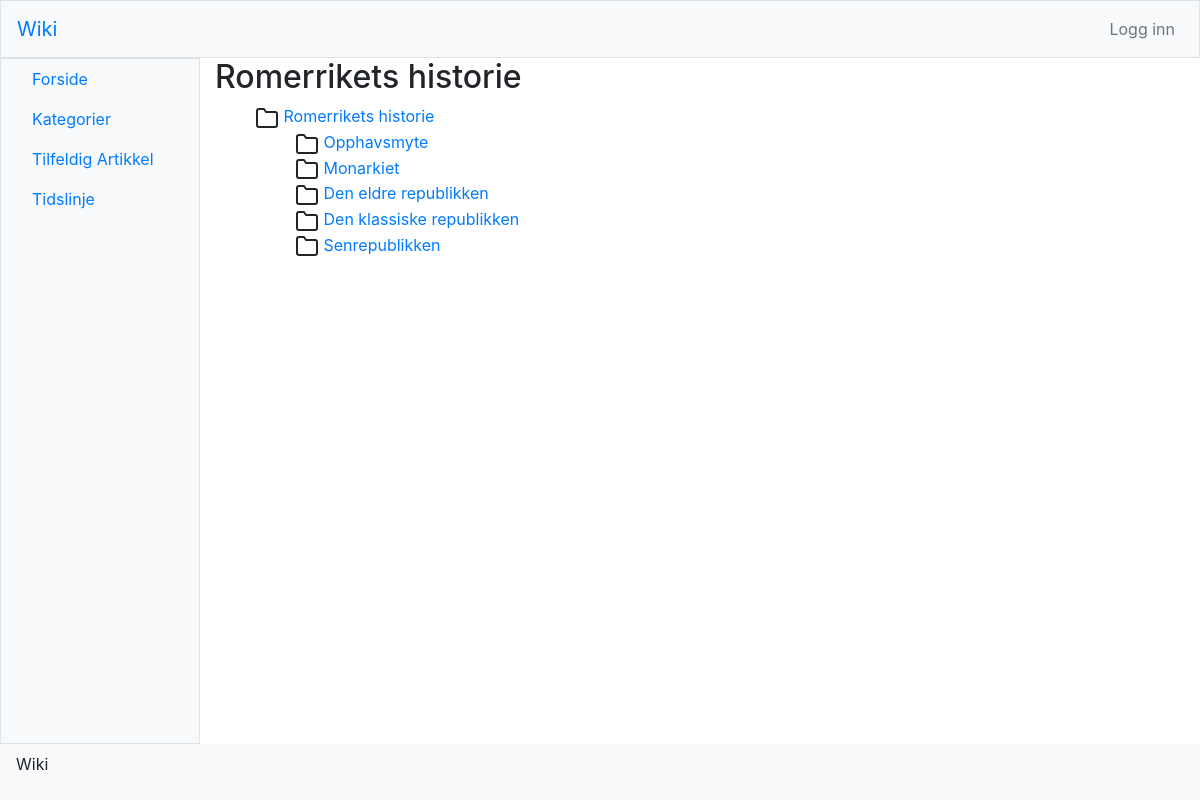
The page /kategori.php on the database its author committed.
### tables this page shows
CREATE TABLE IF NOT EXISTS `categories` (
  `CategoryID` int(11) NOT NULL AUTO_INCREMENT,
  `Name` varchar(255) NOT NULL,
  `ParentID` int(11) DEFAULT NULL,
  `Privilige` varchar(55) NOT NULL DEFAULT 'default',
  PRIMARY KEY (`CategoryID`),
  UNIQUE KEY `CategoryID` (`CategoryID`),
  KEY `ParentID` (`ParentID`)
);

### kategori.php (the view, shortened to what this page needs)
<?php
	include ("header.php");
	function printChildren($database, $current){
		$childrenQuery = sprintf('SELECT categoryid, name FROM categories WHERE parentid = "%s"',
		$current["categoryid"]);
		$childrenData = $database->query($childrenQuery);
		while($child = mysqli_fetch_assoc($childrenData)){
			$temp = "";
			echo(sprintf('<li><i data-feather="folder"></i><a href = "?categoryid=%s"> %s </a> %s </li>',
			$child["categoryid"], $child["name"], $temp));
		}
	}
	function treeRecursive($database, $ancestorVals, $currentIndex){
		if($currentIndex >= count($ancestorVals)){
			return;
		}
		$current = $ancestorVals[$currentIndex];
		?>
		<li>
			<?php
				echo(sprintf('<i data-feather="folder"></i><a href = "?categoryid=%s"> %s </a>',
				$current["categoryid"], $current["name"]));
			?>
			<ul class="nobull">
				<?php
					if($currentIndex + 1 >= count($ancestorVals)){
						printChildren($database, $current);
					}
				?>
			</ul>
		</li>
		<?php
	}
	$categoryid = "1";
	$database = connect();
	$currentCategoryQuery = sprintf('SELECT categoryid, name, parentid FROM categories WHERE categoryid = "%s"', $categoryid);
	$currentCategoryData = $database->query($currentCategoryQuery);
	$row = mysqli_fetch_array($currentCategoryData);
	if($row){
		$categoryname = $row["name"];
		echo(sprintf("<h2> %s </h2>", $categoryname));
		$recursiveAncestorQuery = sprintf('
		WITH RECURSIVE cte AS (
		SELECT
		categoryid,
		name,
		parentid,
		1 as level
		FROM
		categories
		WHERE categoryid = %s
		UNION ALL
		SELECT
		c.categoryid,
		c.name,
		c.parentid,
		d.level+1
		FROM
		categories c, cte d
		WHERE
		c.categoryid = d.parentid
		)
		SELECT
		*
		FROM cte
		ORDER BY level DESC;
		', $row["categoryid"]);
		$ancestorData = $database->query($recursiveAncestorQuery);
		$ancestorVals = array();
		while($row = mysqli_fetch_assoc($ancestorData)){
			$ancestorVals[] = $row;
		}
		echo('<ul class="nobull">');
		treeRecursive($database, $ancestorVals, 0);
		echo('</ul>');
	}
	else{
		echo("<h2> Kategorien finnes ikke </h2>");
	}
?>
<?php
	include ("footer.php");
?>

### header.php (style rules this page uses)
.nobull { list-style-type: none; }

### rows shown on the page
categories: Name "Romerrikets historie"
categories: Name "Opphavsmyte"
categories: Name "Monarkiet"
categories: Name "Den eldre republikken"
categories: Name "Den klassiske republikken"
categories: Name "Senrepublikken"

### other values the page prints
$current["name"] "Romerrikets historie"
